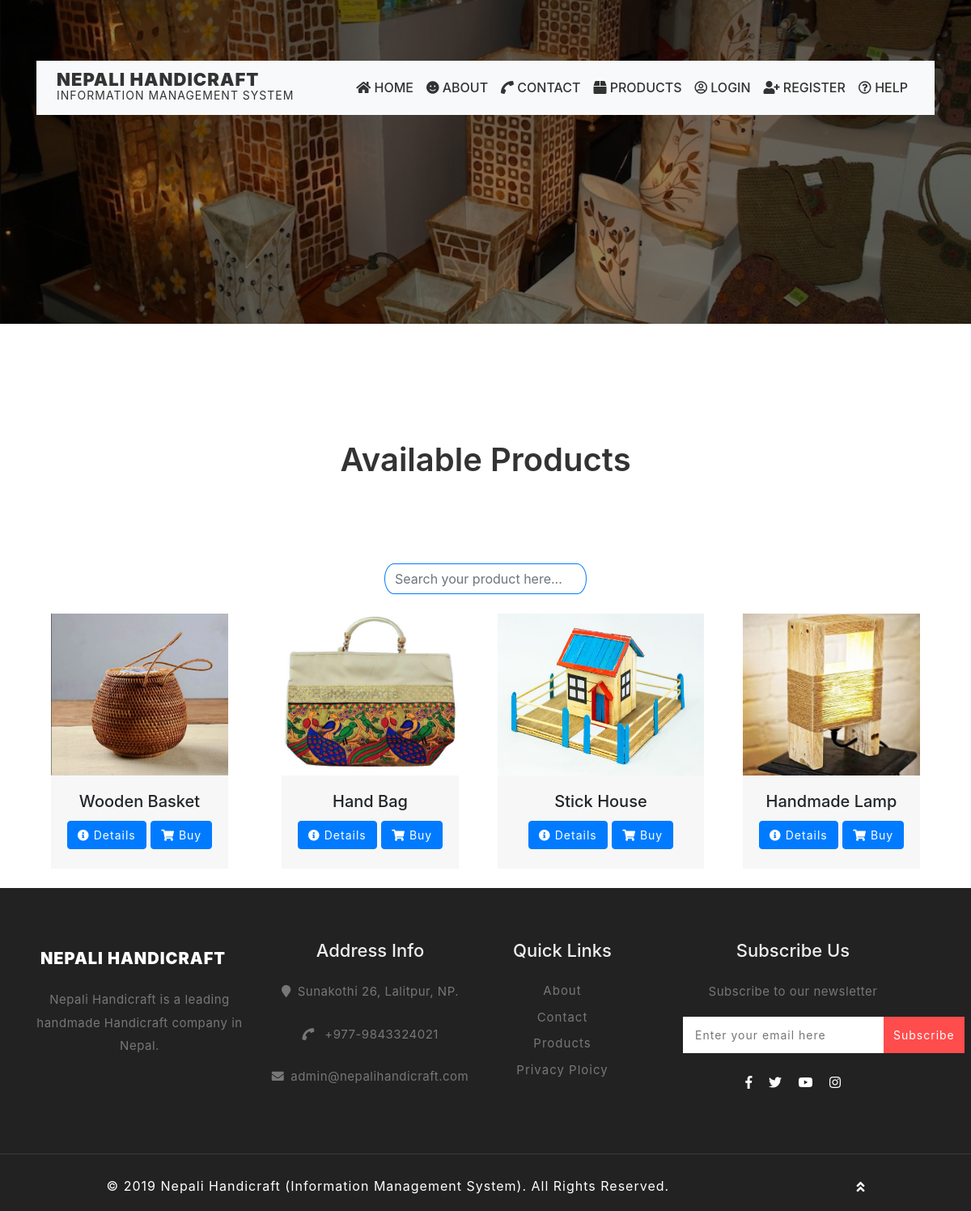
/products.php, run on the app's committed database.
### tables this page shows
CREATE TABLE `tbl_product` (
  `p_id` int(11) NOT NULL,
  `p_name` varchar(255) NOT NULL,
  `p_image` varchar(255) NOT NULL,
  `p_description` text NOT NULL,
  `p_price` double NOT NULL,
  `p_disprice` double NOT NULL
);

### includes/dbConnection.php (called while the page is built, shortened)
<?php
class Connection
{
    private $host;
    private $user;
    private $password;
    private $database;
    private $connect;
    public function __construct()
    {
        $this->host = "localhost";
        $this->user = "root";
        $this->password = "";
        $this->database = "00174648_devishbaidawarchhetri_cp";
    }
    public function getConnection()
    {
        $this->connect = new mysqli($this->host,$this->user,$this->password,$this->database);
        if($this->connect->connect_error)
        {
            die("Error :" .$this->connect->error);
        }
        else
        {
            return $this->connect;
        }
    }
    public function getData($sql)
    {
        $data = [];
        $result = $this->connect->query($sql);
        if($result->num_rows > 0)
        {
            while($row = $result->fetch_assoc())
            {
                $data[] = $row;
            }
        }
        else
        {
            echo "No data found";
        }
        return $data;
    }
}

### classes/product.class.1.php (called while the page is built, shortened)
<?php
require ("includes/dbConnection.php") ;
Class Product{
    private $connect;
    function __construct(){
        $this->connect = new Connection();
    }
    public function selectAddedProduct(){
        return $this->connect->getData("SELECT * FROM `tbl_product`");
    }
}
?>

### products.php (the view, shortened to what this page needs)
<?php
    include_once('includes/header.php');
    require ('classes/product.class.1.php');
    $product = new Product();
    $data = $product->selectAddedProduct();
?>
<div class="inner-products">
    <div class="overlay-inner">
    </div>
</div>
<section>
    <section class="about py-5">
        <div class="container py-md-5">
            <div class="about-w3ls-info text-center mx-auto">
                <h3 class="tittle-wthree pt-md-5 pt-3">Available Products</h3>
            </div>
        </div>
    </section>
    <section>
        <div class="container">
                <div class="search">
                    <input class="form-control mb-4" type="text" name="search" placeholder="Search your product here..." id="search">
                </div>
            <div class="row">
                <?php foreach ($data as $details) { ?>
                    <div class="col-lg-3 mb-4 d-flex align-items-stretch">
                        <div class="card card-rad mx-auto">
                            <img class="card-img-top img-fluid" style="height: 200px; width: auto;" src="images/product-images/<?php echo $details['p_image']; ?>" alt="Card image cap">
                            <div class="card-body cbody">
                                <h5 class="card-title text-center"><?php echo $details['p_name']; ?></h5>
                                <p class="buton text-center">
                                    <a href="productDetails.php?id=<?php echo $details['p_id']; ?>" class="btn btn-primary mb-2" style="color: #fff !important;"><i class="fas fa-info-circle"></i> Details</a>
                                    <a href="productDetails.php?id=<?php echo $details['p_id']; ?>" class="btn btn-primary mb-2" style="color: #fff !important;"><i class="fas fa-shopping-cart"></i> Buy</a>
                                </p>
                            </div>
                        </div>
                    </div>
                <?php } ?>
            </div>
        </div>
    </section>
</section>
<?php include_once('includes/footer.php');?>

### css/style.css (style rules this page uses)
* { box-sizing: border-box; }
html, body { margin: 0; padding: 0; min-height: 100%; width: 100%; font-family: -apple-system, BlinkMacSystemFont, "Segoe UI", Roboto, "Helvetica Neue", Arial, sans-serif, "Apple Color Emoji", "Segoe UI Emoji", "Segoe UI Symbol"; }
a { color: #333 !important; transition: all 0.25s ease-in; }
h3.tittle-wthree { color: #333; font-size: 2.5em; font-weight: 600; }
p { font-size: 1em; color: #777; line-height: 1.9em; letter-spacing: 1px; }
.inner-products { background: url(../images/products-overlay.jpg) no-repeat center; background-size: cover; }
.overlay-inner { min-height: 25em; background: rgba(0, 0, 0, 0.44); }
.buton a { font-size: 14px; }
.card-rad { border-radius: 0px; border: none; transition: all 0.25s ease; }
.card-rad img { border-radius: 0px; }
.cbody { padding: 20px 20px 0 !important; background-color: #f7f7f7; }

### products.php (style rules this page uses)
input[type=text] { width: 250px; display: block; transition: width 0.4s ease-in-out; border-radius: 32px/50px; border-color: #007bff; }
input#search { margin: 0 auto; }

### data on the page
tbl_product: p_image (picture), p_name "Wooden Basket"
tbl_product: p_image (picture), p_name "Hand Bag"
tbl_product: p_image (picture), p_name "Stick House"
tbl_product: p_image (picture), p_name "Handmade Lamp"
